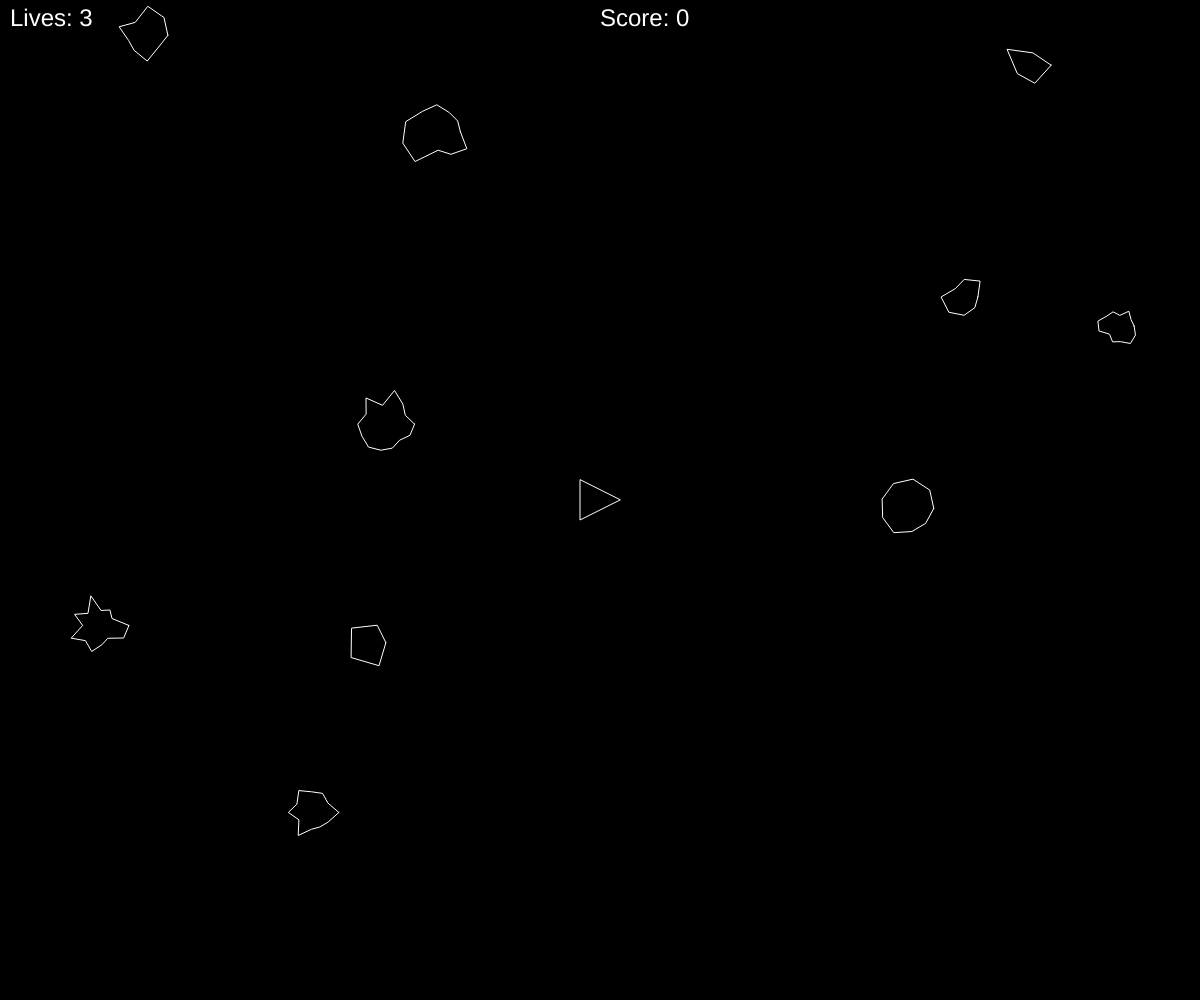
Frame 1 (no input)
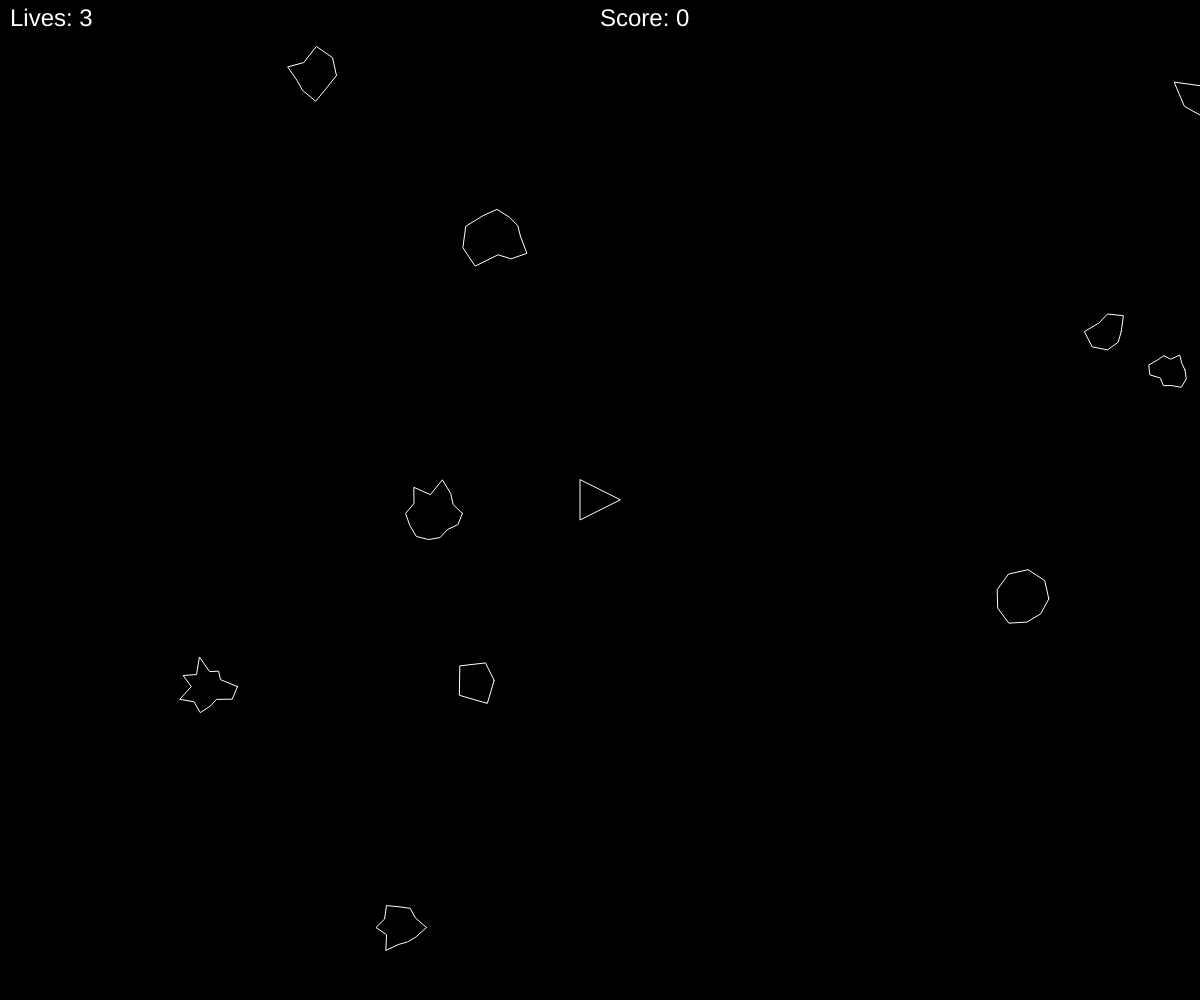
Frame 60 (no input)
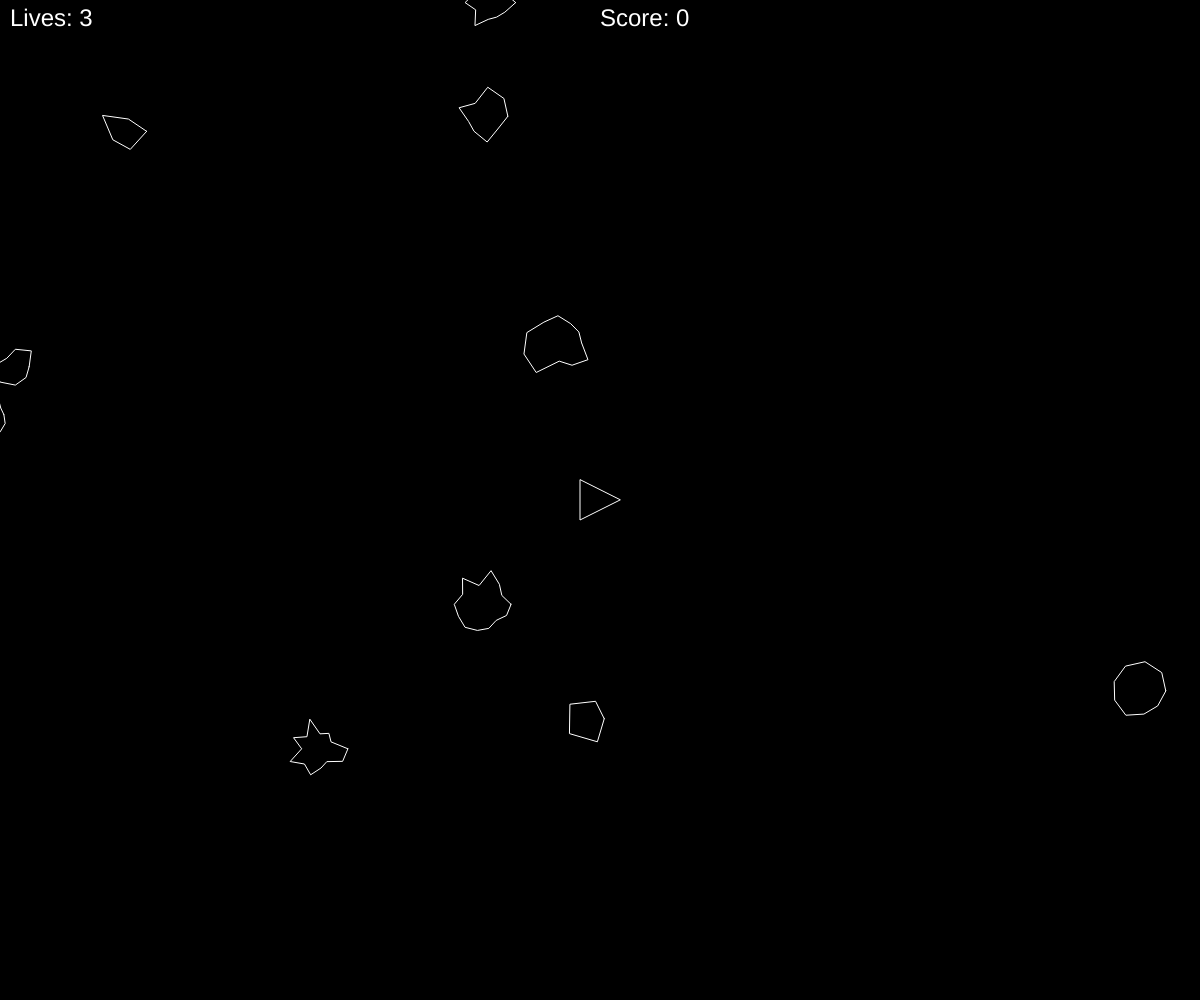
Frame 120 (the mouse pressed at the canvas centre since frame 60)

The p5.js sketch that drew these frames (run headless with seeded random() and noise() and a simulated clock; from frame 60 on, the mouse is pressed at the canvas centre):

// p5.js sketch
// ── sketch.js
var ship;
var total = 10;
var score = 0;
var lives = 3;
var asteroids = [];
var lasers = [];

function setup() {
	createCanvas(windowWidth, windowHeight);
	ship = new Ship();
	
	for (var i = 0; i < total; i++) {
		asteroids.push(new Asteroid());
	}
}

function draw() {
	background(0);
  	if (lives > 0) {
  		for (var i = 0; i < asteroids.length; i++) {
  			if (ship.hits(asteroids[i])) {
  				ship.pos.x = width / 2;
  				ship.pos.y = height / 2;
  				ship.vel = createVector(0, 0);
  				lives --;
  			}
  			asteroids[i].render();
  			asteroids[i].update();
  			asteroids[i].edges();
  		}
  		if (asteroids.length == 0) {
  			total ++
  			for (var i = 0; i < total; i++) {
				asteroids.push(new Asteroid());
			}
  		}	
  		for (var i = lasers.length - 1; i >= 0; i--) {
  			lasers[i].render();
  			lasers[i].update();
  			if (lasers[i].offscreen()) {
  				lasers.splice(i, 1);
  			} else {
  				for (var j = asteroids.length - 1; j >= 0; j--) {
  					if (lasers[i].hits(asteroids[j])) {
  						if (asteroids[j].r >= 17) {
  							var newAsteroids = asteroids[j].breakup();
  							asteroids.push(newAsteroids[0]);
  							asteroids.push(newAsteroids[1]);
  						}
  						score += floor(asteroids[j].r * 2);
  						asteroids.splice(j, 1);
  						lasers.splice(i, 1);
  						break;
  					}
  				}
  			}
  		}
  		console.log(lasers.length);
  		ship.render();
  		ship.turn();
  		ship.update();
  		ship.edges();
  		textSize(24);
  		fill(255);
  		text("Score: " + score, windowWidth / 2, 26);
  		text("Lives: " + lives, 10, 26);
  	} else {
  		textSize(100);
  		text("You loose", width / 2 - 200, height / 2);
  	}
}

function keyReleased() {
	ship.setRotation(0);
	ship.boosting(false);
}

function keyPressed() {
	if (key == ' ') {
		lasers.push(new Laser(ship.pos, ship.heading));
	} else if (keyCode == RIGHT_ARROW) {
		ship.setRotation(.1);
	} else if (keyCode == LEFT_ARROW) {
		ship.setRotation(-.1);
	} else if (keyCode == UP_ARROW) {
		ship.boosting(true);
	}
}


// ── asteroids.js
function Asteroid(pos, r) {
	this.vel = createVector(random(width), random(height));
	this.vel.setMag(random(1, 3));
	this.total = floor(random(5, 15));
	this.offset = [];
	
	if (pos) {
		this.pos = pos.copy();
	} else {
		this.pos = createVector(random(width), random(height));
	}
	
	if (r) {
		this.r = r / 2;
	} else {
		this.r = random(15,30);
	}
	for (var i = 0; i < this.total; i++) {
		this.offset[i] = random(-this.r / 2.5, this.r / 2.5);
	}
	
	this.edges = function() {
		if (this.pos.x > width + this.r) {
			this.pos.x = -this.r;
		} else if (this.pos.x < -this.r) {
			this.pos.x = width + this.r;
		}
		if (this.pos.y > height + this.r) {
			this.pos.y = -this.r;
		} else if (this.pos.y < -this.r) {
			this.pos.y = height + this.r;
		}
	}
	
	this.update = function() {
		this.pos.add(this.vel);
	}

	this.render = function() {
		push();
		stroke(255);
		noFill();
		translate(this.pos.x, this.pos.y);
		beginShape();
		for (var i = 0; i < this.total; i ++) {
			var angle = map(i, 0, this.total, 0, TWO_PI);
			var r = this.r + this.offset[i];
			var x = r * cos(angle);
			var y = r * sin(angle);
			vertex(x, y);
		}
		endShape(CLOSE);
		pop();
	}
	
	this.breakup = function() {
		var newA = [];
		newA[0] = new Asteroid(this.pos, this.r);
		newA[1] = new Asteroid(this.pos, this.r);
		return newA;
	}
}
// ── laser.js
function Laser(spos, sangle) {
	this.pos = createVector(spos.x, spos.y);
	this.vel = p5.Vector.fromAngle(sangle);
	this.vel.mult(10);
	
	this.update = function() {
		this.pos.add(this.vel);
	}
	
	this.render = function() {
		push();
		stroke(255);
		strokeWeight(4);
		point(this.pos.x, this.pos.y);
		pop();
	}
	
	this.hits = function(asteroid) {
		var d = dist(this.pos.x, this.pos.y, asteroid.pos.x, asteroid.pos.y)
		if (d < asteroid.r) {
			return true;
		} else {
			return false;
		}
		
	}
	
	this.offscreen = function() {
		if (this.pos.x > width || this.pos.x < 0) {
			return true;
		}
		if (this.pos.y > height || this.pos.y < 0) {
			return true;
		}
		return false;
	}
}
// ── ship.js
function Ship() {
	this.pos = createVector(width / 2, height / 2);
	this.r = 20;
	this.heading = 0;
	this.rotation = 0;
	this.vel = createVector(0, 0);
	this.isBoosting = false;
	
	this.boosting = function(b) {
		this.isBoosting = b;
	}
	
	this.update = function() {
		this.pos.add(this.vel);
		this.vel.mult(.99);
		if (this.isBoosting) {
  			ship.boost();
 		 }
	}
	
	this.boost = function() {
		var force = p5.Vector.fromAngle(this.heading);
		force.mult(0.5);
		this.vel.add(force);
	}
	
	this.setRotation = function(angle) {
		this.rotation = angle;
	}
	
	this.edges = function() {
		if (this.pos.x > width + this.r) {
			this.pos.x = -this.r;
		} else if (this.pos.x < -this.r) {
			this.pos.x = width + this.r;
		}
		if (this.pos.y > height + this.r) {
			this.pos.y = -this.r;
		} else if (this.pos.y < -this.r) {
			this.pos.y = height + this.r;
		}
	}
	
	this.turn = function() {
		this.heading += this.rotation;
	}
	
	this.render = function() {
		push();
		translate(this.pos.x, this.pos.y);
		rotate(this.heading + PI / 2);
		fill(0);
		stroke(255);
		triangle(-this.r, this.r, this.r, this.r, 0, -this.r);
		pop();
	}
	
	this.hits = function(asteroid) {
		var d = dist(this.pos.x, this.pos.y, asteroid.pos.x, asteroid.pos.y);
		if (d < this.r + asteroid.r) {
			return true;
		} else {
			return false;
		}
	}
}
